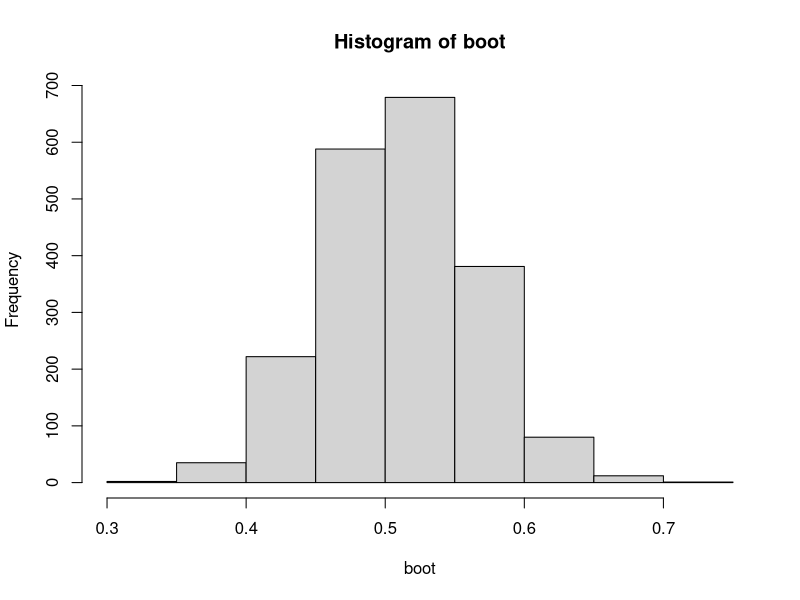
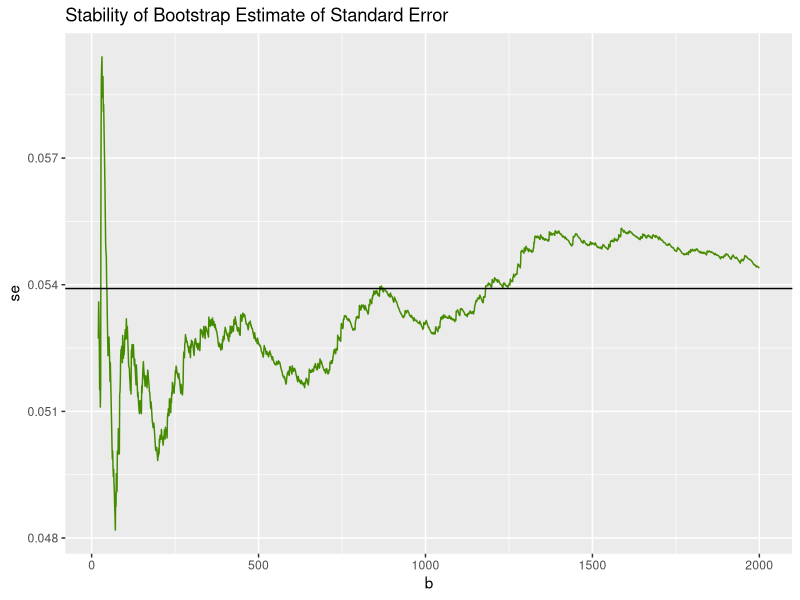

Generate these figures, in order, with R:
## ---- chunk 1
knitr::opts_chunk$set(echo = TRUE)
library(ggplot2)
## ---- chunk 2
set.seed(1)

n <- 30
alpha <- 0.05
sample <- runif(n)

mu_hat <- mean(sample)
se_hat <- sd(sample) / sqrt(n)
t <- qt(1 - alpha/2, df = n-1) 

# Student-confidence interval for mu
ci_student <- c(mu_hat - t* se_hat, mu_hat + t * se_hat)
ci_student
## ---- chunk 3
# sample standard deviation
sd_hat <- sd(sample)

se_hat <- sd_hat / sqrt(n)
se_hat

## ---- chunk 4
B <- 2000
boot <- numeric(B)

for (i in 1:B) {
  x_boot <- sample(sample, replace = TRUE)
  boot[i] <- mean(x_boot)
}

# Bootstrapped standard error of the mean
sd(boot)

hist(boot)

## ---- chunk 5
plot_stability <- function(x) {  # x is the vector of Bootstrap replications
  df <- data.frame(x = x, b = 1:length(x))
  df$se <- sapply(df$b, function(i) sd(x[1:i]))  # "cumsd"

  ggplot(subset(df, b >= 20), aes(b, se)) +
    geom_line(color = "chartreuse4") +
    ggtitle("Stability of Bootstrap Estimate of Standard Error")
}

plot_stability(boot) +
  geom_hline(yintercept = sd(sample) / sqrt(n))  # Estimated standard error of the mean
## ---- chunk 6


ci_boot <- mu_hat + c(-1, 1) * qnorm(1 - alpha/2) * sd(boot)

ci_boot
ci_student

## ---- chunk 7

y_1 = runif(21)
y_2 = runif(51)

estimator <- function(x, y) {
  median(y) - median(x)
}

boot <- replicate(
  9999,
  estimator(
    sample(y_1, replace = TRUE), 
    sample(y_2, replace = TRUE)
  )
)

ci_boot_perc <- quantile(boot, c(alpha/2, 1-alpha/2))
ci_boot_std <- estimator(y_1, y_2) + c(-1, 1) * qnorm(1 - alpha/2) * sd(boot)

ci_boot_perc
ci_boot_std
## ---- chunk 8

